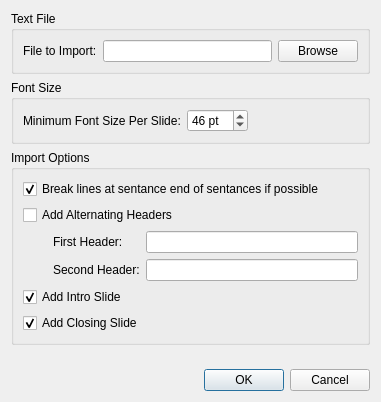
<?xml version="1.0" encoding="UTF-8"?>
<ui version="4.0">
 <class>TextImportDialog</class>
 <widget class="QDialog" name="TextImportDialog">
  <property name="geometry">
   <rect>
    <x>0</x>
    <y>0</y>
    <width>381</width>
    <height>402</height>
   </rect>
  </property>
  <property name="windowTitle">
   <string>Dialog</string>
  </property>
  <layout class="QVBoxLayout" name="verticalLayout_2">
   <item>
    <widget class="QGroupBox" name="groupBox_3">
     <property name="title">
      <string>Text File</string>
     </property>
     <layout class="QHBoxLayout" name="horizontalLayout_2">
      <item>
       <widget class="QLabel" name="label">
        <property name="text">
         <string>File to Import:</string>
        </property>
       </widget>
      </item>
      <item>
       <widget class="QLineEdit" name="filename"/>
      </item>
      <item>
       <widget class="QPushButton" name="browse">
        <property name="text">
         <string>Browse</string>
        </property>
       </widget>
      </item>
     </layout>
    </widget>
   </item>
   <item>
    <widget class="QGroupBox" name="groupBox_2">
     <property name="title">
      <string>Font Size</string>
     </property>
     <layout class="QHBoxLayout" name="horizontalLayout">
      <item>
       <widget class="QLabel" name="label_2">
        <property name="text">
         <string>Minimum Font Size Per Slide:</string>
        </property>
       </widget>
      </item>
      <item>
       <widget class="QSpinBox" name="fontsize">
        <property name="suffix">
         <string> pt</string>
        </property>
        <property name="minimum">
         <number>2</number>
        </property>
        <property name="maximum">
         <number>190</number>
        </property>
        <property name="value">
         <number>46</number>
        </property>
       </widget>
      </item>
      <item>
       <spacer name="horizontalSpacer">
        <property name="orientation">
         <enum>Qt::Horizontal</enum>
        </property>
        <property name="sizeHint" stdset="0">
         <size>
          <width>40</width>
          <height>20</height>
         </size>
        </property>
       </spacer>
      </item>
     </layout>
    </widget>
   </item>
   <item>
    <widget class="QGroupBox" name="groupBox">
     <property name="title">
      <string>Import Options</string>
     </property>
     <layout class="QVBoxLayout" name="verticalLayout">
      <item>
       <widget class="QCheckBox" name="breakSentances">
        <property name="text">
         <string>Break lines at sentance end of sentances if possible</string>
        </property>
        <property name="checked">
         <bool>true</bool>
        </property>
       </widget>
      </item>
      <item>
       <widget class="QCheckBox" name="addHeaders">
        <property name="text">
         <string>Add Alternating Headers</string>
        </property>
       </widget>
      </item>
      <item>
       <layout class="QGridLayout" name="gridLayout">
        <property name="leftMargin">
         <number>30</number>
        </property>
        <item row="0" column="0">
         <widget class="QLabel" name="label_3">
          <property name="text">
           <string>First Header:</string>
          </property>
         </widget>
        </item>
        <item row="0" column="1">
         <widget class="QLineEdit" name="header1"/>
        </item>
        <item row="1" column="0">
         <widget class="QLabel" name="label_4">
          <property name="text">
           <string>Second Header:</string>
          </property>
         </widget>
        </item>
        <item row="1" column="1">
         <widget class="QLineEdit" name="header2"/>
        </item>
       </layout>
      </item>
      <item>
       <widget class="QCheckBox" name="addIntroSlide">
        <property name="text">
         <string>Add Intro Slide</string>
        </property>
        <property name="checked">
         <bool>true</bool>
        </property>
       </widget>
      </item>
      <item>
       <widget class="QCheckBox" name="addClosingSlide">
        <property name="text">
         <string>Add Closing Slide</string>
        </property>
        <property name="checked">
         <bool>true</bool>
        </property>
       </widget>
      </item>
     </layout>
    </widget>
   </item>
   <item>
    <spacer name="verticalSpacer">
     <property name="orientation">
      <enum>Qt::Vertical</enum>
     </property>
     <property name="sizeHint" stdset="0">
      <size>
       <width>20</width>
       <height>40</height>
      </size>
     </property>
    </spacer>
   </item>
   <item>
    <widget class="QDialogButtonBox" name="buttonBox">
     <property name="orientation">
      <enum>Qt::Horizontal</enum>
     </property>
     <property name="standardButtons">
      <set>QDialogButtonBox::Cancel|QDialogButtonBox::Ok</set>
     </property>
    </widget>
   </item>
  </layout>
 </widget>
 <resources/>
 <connections>
  <connection>
   <sender>buttonBox</sender>
   <signal>accepted()</signal>
   <receiver>TextImportDialog</receiver>
   <slot>accept()</slot>
   <hints>
    <hint type="sourcelabel">
     <x>248</x>
     <y>254</y>
    </hint>
    <hint type="destinationlabel">
     <x>157</x>
     <y>274</y>
    </hint>
   </hints>
  </connection>
  <connection>
   <sender>buttonBox</sender>
   <signal>rejected()</signal>
   <receiver>TextImportDialog</receiver>
   <slot>reject()</slot>
   <hints>
    <hint type="sourcelabel">
     <x>316</x>
     <y>260</y>
    </hint>
    <hint type="destinationlabel">
     <x>286</x>
     <y>274</y>
    </hint>
   </hints>
  </connection>
 </connections>
</ui>
